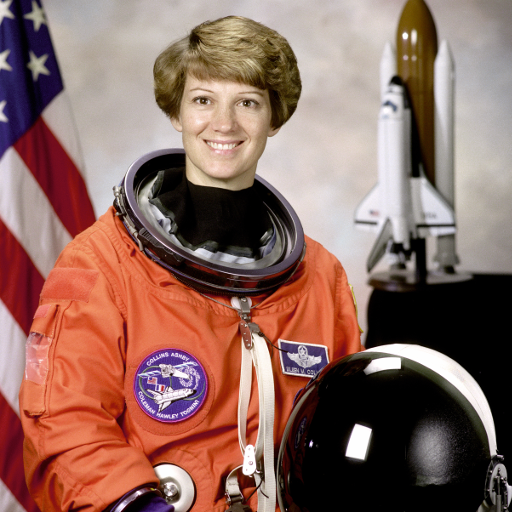
#> input picture 03_notebooks/astronaut.png, 512 x 512 px, found by its file name
$ jupyter execute Homework_1.ipynb   (shell and % lines are left out)
#> lines starting #> are read from the running program, lines starting #| are printed output that depends on the picture; after the words box and inside, x2 and y2 are one past the last pixel; in counts of white or black regions, pixels touching at a corner belong together
# Homework 1

## Jingheng Huan
Netid: jh730

[cell 1]
import numpy as np
from matplotlib import pyplot as plt
plt.rcParams['axes.labelsize'] = 17
plt.rcParams['xtick.labelsize'] = 14
plt.rcParams['ytick.labelsize'] = 14

## 1) Invert a region of interest
**(2 points)**

**a)** Load the astronaut.png image into Fiji and determine the coordinates of a box containing the space shuttle (in the upper right background of the image) by selecting it with the rectangle tool. Observe that Fiji assigns the first coordinate to columns and the second one to rows; numpy does the reverse. Write down the coordinates as variables. (*0.5 points*)

**b)** Load astronaut.png as a B&W image into a notebook cell and cut out an ROI (region of interest) only containing the space shuttle. Invert the image of the space shuttle (i.e. map the grayvalues interval [0, 1]  to the intervall [1, 0]), then display the original and the inverted ROI next to each other. (*1 point*)


**c)** Copy the inverted space shuttle back into the B&W image and display the modified image. (*0.5 points*)

**ANSWER**

# (a)
The coordinates of the four corners of the space shuttle image are:
upper left: (352, 1)
upper right: (475, 1)
lower left: (352, 285)
lower right: (475, 285)

[cell 2]
# (b) B&W + ROI + Invert_ROI
from skimage import color, io
astronaut_color = io.imread('astronaut.png')
#> astronaut_color is the input picture: shape (512, 512, 3); mean R, G, B 141.6, 105.8, 96.5
astronaut_gray = color.rgb2gray(astronaut_color)
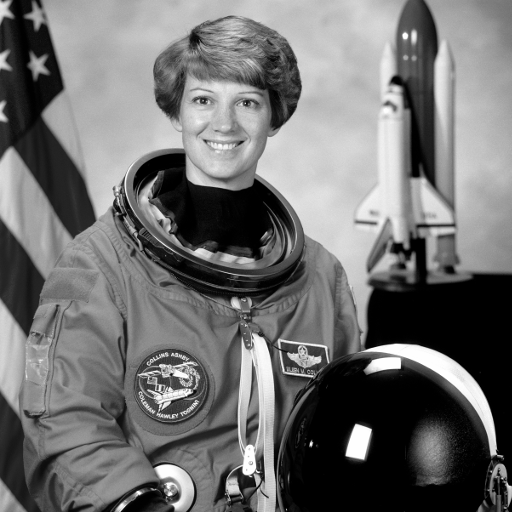
#> astronaut_gray: shape (512, 512) float64; min 0, max 1, mean 0.442

x1, x2, y1, y2 = 352, 475, 1, 285
roi = astronaut_gray[y1:y2, x1:x2]
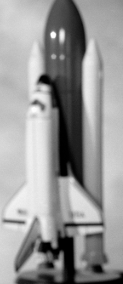
#> roi: shape (284, 123) float64; min 0, max 1, mean 0.597
roi_inverted = 1 - roi
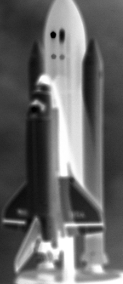
#> roi_inverted: shape (284, 123) float64; min 0, max 1, mean 0.403
astronaut_modified = astronaut_gray.copy()
astronaut_modified[y1:y2, x1:x2] = roi_inverted
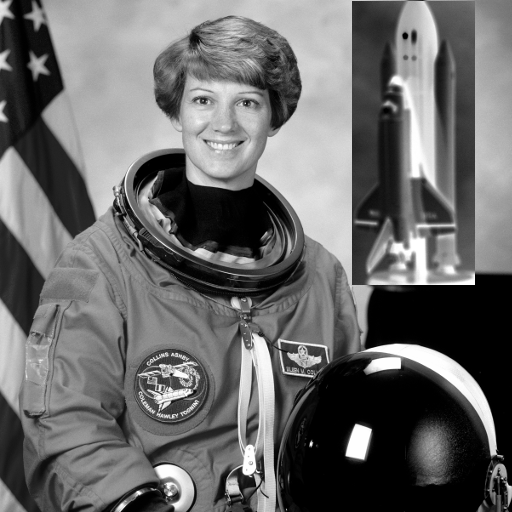
#> astronaut_modified: shape (512, 512) float64; 13.33% of pixels changed, all inside (x1, y1, x2, y2) = (352, 1, 475, 285)

fig, axes = plt.subplots(1, 3, figsize=(20, 10))
axes[0].imshow(astronaut_gray, cmap='gray')
axes[0].set_title('Astronaut Gray Image')
axes[0].axis('on')

axes[1].imshow(roi, cmap='gray')
axes[1].set_title('Original ROI')
axes[1].axis('on')

axes[2].imshow(roi_inverted, cmap='gray')
axes[2].set_title('Inverted ROI')
axes[2].axis('on')
plt.show()

[cell 3]
# (c)
plt.figure(figsize=(10, 10))
plt.imshow(astronaut_modified, cmap='gray')
plt.title('Modified Astronaut Image with ROI Inverted')
plt.axis('on')
plt.show()

## 2) Visualize JPEG loss
**(2 points)**

Load astronaut.png and then save it twice as JPEG file (ending: .jpg) and as TIFF file (ending: .tif) (*0.5 point*).
Load the JPEG and the TIFF file again from disk and convert all three images to B&W. (*0.5 point*)

Compute the gray value difference between a) PNG and JPEG and b) PNG and TIFF. Display the *absolute values* of these difference images with colorbars. (*1 point*)

**ANSWER**

[cell 4]
from skimage import img_as_ubyte
from io import BytesIO

astronaut_ubyte = img_as_ubyte(astronaut_color)

buffer_jpeg = BytesIO()
buffer_tiff = BytesIO()

io.imsave(buffer_jpeg, astronaut_ubyte, plugin='pil', format_str='jpeg')
io.imsave(buffer_tiff, astronaut_ubyte, plugin='pil', format_str='tiff')

buffer_jpeg.seek(0)
buffer_tiff.seek(0)

with open('astronaut.jpg', 'wb') as f:
    f.write(buffer_jpeg.read())

with open('astronaut.tiff', 'wb') as f:
    f.write(buffer_tiff.read())

buffer_jpeg.close()
buffer_tiff.close()

astronaut_jpeg = io.imread('astronaut.jpg')
astronaut_tiff = io.imread('astronaut.tiff')

astronaut_gray_jpeg = color.rgb2gray(astronaut_jpeg)
astronaut_gray_tiff = color.rgb2gray(astronaut_tiff)

diff_jpeg = np.abs(astronaut_gray - astronaut_gray_jpeg)
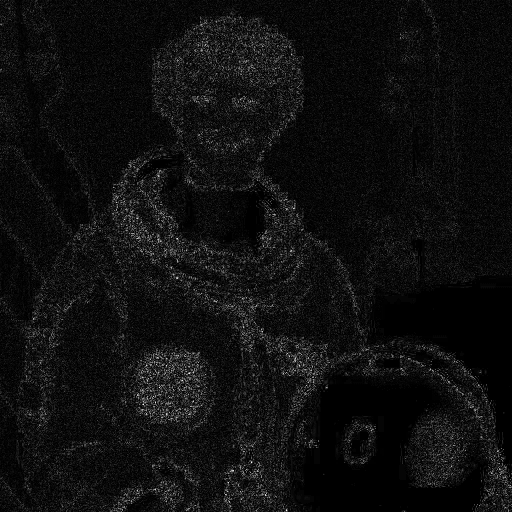
#> diff_jpeg: shape (512, 512) float64; min 0, max 0.141, mean 0.00857; drawn with min black and max white
diff_tiff = np.abs(astronaut_gray - astronaut_gray_tiff)
#> diff_tiff: shape (512, 512) float64; every value is 0

fig, axes = plt.subplots(1, 2, figsize=(20, 10))
cmap = 'viridis'

im0 = axes[0].imshow(diff_jpeg, cmap=cmap)
axes[0].set_title('Difference between PNG and JPEG')
axes[0].axis('on')
fig.colorbar(im0, ax=axes[0], fraction = 0.046, pad = 0.04)

im1 = axes[1].imshow(diff_tiff, cmap=cmap)
axes[1].set_title('Difference between PNG and TIFF')
axes[1].axis('on')
fig.colorbar(im1, ax=axes[1], fraction = 0.046, pad = 0.04)

plt.tight_layout()
plt.show()
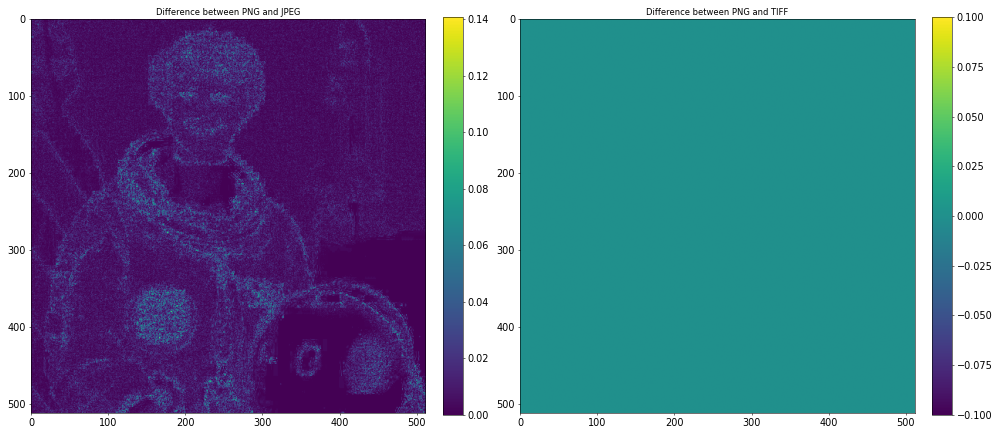
#> figure drawn by matplotlib, 4 panels

$ run again, with 03_notebooks/first.png copied over 03_notebooks/astronaut.png
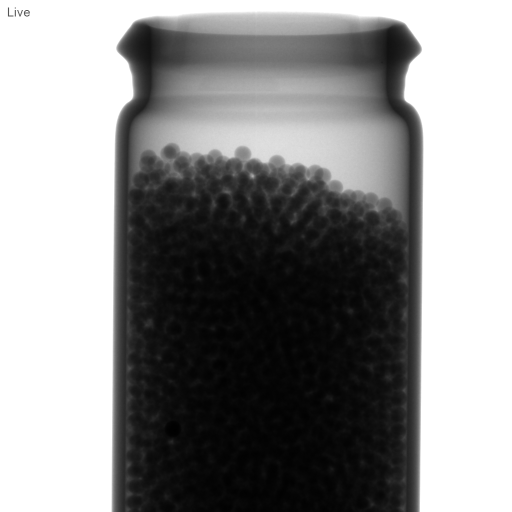
#> input picture 03_notebooks/first.png, 1024 x 1023 px, found by its file name (shown at 1/2 size)
#> astronaut_color is the input picture: shape (1023, 1024); min 0, max 255, mean 142.1
#> astronaut_modified: shape (1023, 1024); 3.33% of pixels changed, all inside (x1, y1, x2, y2) = (352, 1, 475, 285)
#> `diff_jpeg = np.abs(astronaut_gray - astronaut_gray_jpeg)`:
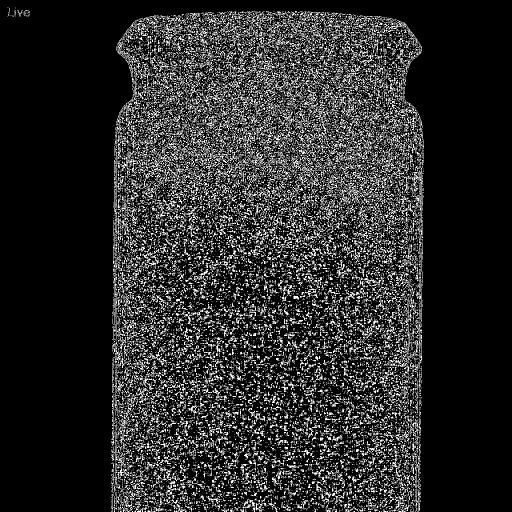
#> diff_jpeg: shape (1023, 1024) (shown at 1/2 size); min 0, max 255, mean 42.6
#> diff_tiff: shape (1023, 1024); every value is 0
#> `plt.show()`:
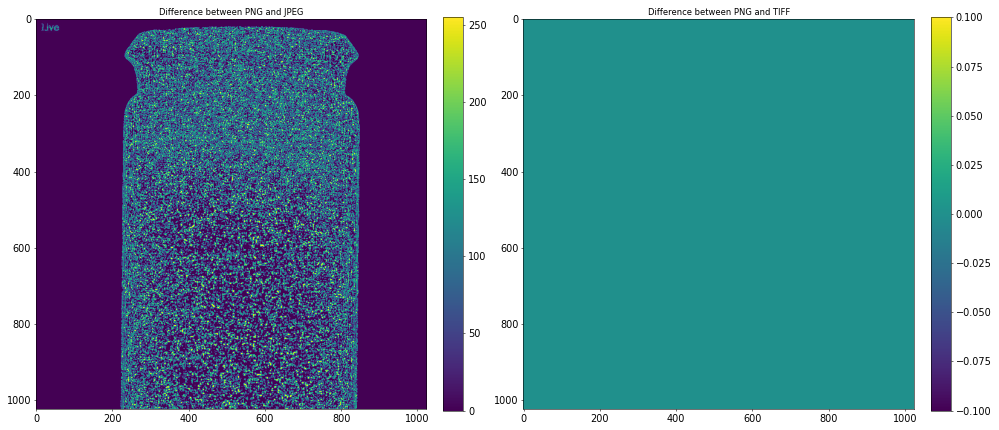
#> figure drawn by matplotlib, 4 panels
